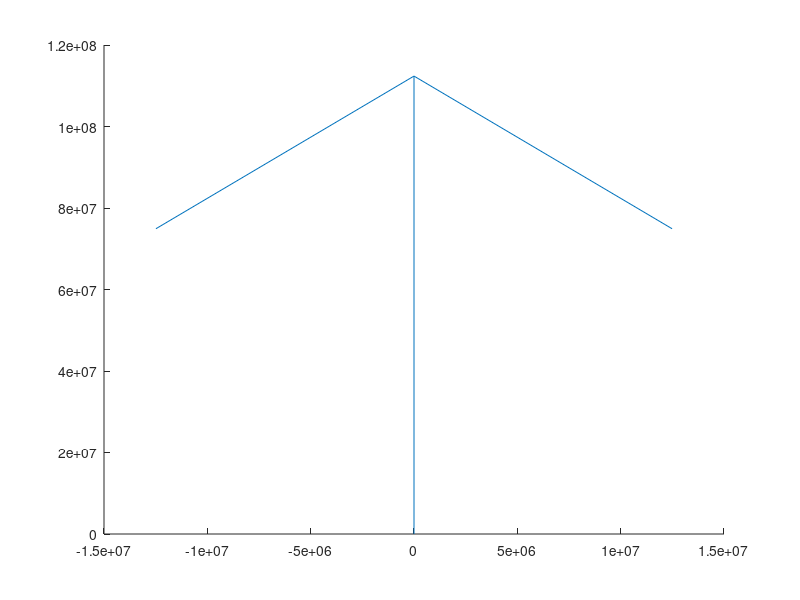

This figure's MATLAB source:
% Situacion Problema

%Definiendo los puntos del campo eléctrico y la carga
x1 = 11;
y1 = 4;
x2 = 11;
y2 = 16;
q = 2;
ke = 8990000000;


dx = (x2-x1);
dy = (y2-y1);
r = sqrt(dx^2 + dy^2)

%Componentes

dex = ke*q*dx/(r^3)         %Campo eléctrico en x
dey = ke*q*dy/(r^3)          %Campoo eléctrico en y

figure(1)

%Dibijando las placas
rectangle('Position',[0 0 2 20],'FaceColor','r','EdgeColor','#8B0000')        % Primera placa
rectangle('Position',[20 0 2 20],'FaceColor','b','EdgeColor','#00008B')     % Segunda placa
hold on
quiver(dex,dey)